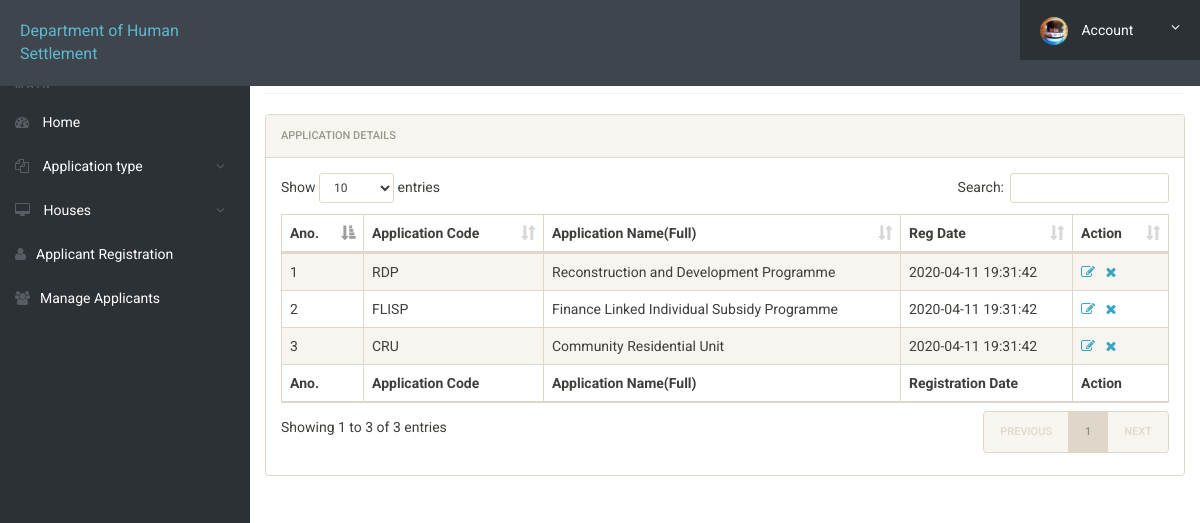
Page /admin/manage-apptype.php (signed in) on the committed database.
### tables this page shows
CREATE TABLE IF NOT EXISTS `apptype` (
  `id` int(11) NOT NULL,
  `app_code` varchar(255) NOT NULL,
  `app_fn` varchar(255) NOT NULL,
  `posting_date` timestamp NOT NULL DEFAULT CURRENT_TIMESTAMP
);

### admin/manage-apptype.php (the view, shortened to what this page needs)
<?php
include('includes/config.php');
?>
<!doctype html>
<html lang="en" class="no-js">
<head>
	<link rel="stylesheet" href="css/font-awesome.min.css">
	<link rel="stylesheet" href="css/bootstrap.min.css">
	<link rel="stylesheet" href="css/dataTables.bootstrap.min.css">
	<link rel="stylesheet" href="css/bootstrap-social.css">
	<link rel="stylesheet" href="css/bootstrap-select.css">
	<link rel="stylesheet" href="css/fileinput.min.css">
	<link rel="stylesheet" href="css/awesome-bootstrap-checkbox.css">
	<link rel="stylesheet" href="css/style.css">
</head>
<body>
	<?php include('includes/header.php');?>
	<div class="ts-main-content">
			<?php include('includes/sidebar.php');?>
		<div class="content-wrapper">
			<div class="container-fluid">
				<div class="row">
					<div class="col-md-12">
						<h2 class="page-title">Manage Application</h2>
						<div class="panel panel-default">
							<div class="panel-heading">Application Details</div>
							<div class="panel-body">
								<table id="zctb" class="display table table-striped table-bordered table-hover" cellspacing="0" width="100%">
									<thead>
										<tr>
											<th>Ano.</th>
											<th>Application Code</th>
											<th>Application Name(Full)</th>
											<th>Reg Date </th>
											<th>Action</th>
										</tr>
									</thead>
									<tfoot>
										<tr>
											<th>Ano.</th>
											<th>Application Code</th>
											<th>Application Name(Full)</th>
											<th>Registration Date</th>
											<th>Action</th>										</tr>
									</tfoot>
									<tbody>
<?php
$ret="select * from apptype";
$stmt= $mysqli->prepare($ret) ;
$stmt->execute() ;
$res=$stmt->get_result();
$cnt=1;
while($row=$res->fetch_object())
	  {
	  	?>
<tr><td><?php echo $cnt;;?></td>
<td><?php echo $row->app_code;?></td>
<td><?php echo $row->app_fn;?></td>
<td><?php echo $row->posting_date;?></td>
<td><a href="edit-apptype.php?id=<?php echo $row->id;?>"><i class="fa fa-edit"></i></a>&nbsp;&nbsp;
<a href="manage-apptype.php?del=<?php echo $row->id;?>" onclick="return confirm("Do you want to delete");"><i class="fa fa-close"></i></a></td>
										</tr>
									<?php
$cnt=$cnt+1;
									 } ?>
									</tbody>
								</table>
							</div>
						</div>
					</div>
				</div>
			</div>
		</div>
	</div>
</body>
</html>

### admin/css/style.css (style rules this page uses)
html { font-size: 14px; }
@media only screen and (min-width: 480px) { html { font-size: 17px; } }
@media only screen and (min-width: 768px) { html { font-size: 14px; } }
body { font-size: 1em; }
a { color: #37a6c4; }
.panel { overflow: hidden; }
.page-title { padding-bottom: 15px; margin-bottom: 20px; border-bottom: 1px solid #f0f0f0; }
.ts-main-content .content-wrapper { padding-top: 15px; margin-top: 10px; }
@media only screen and (min-width: 992px) { .ts-main-content .content-wrapper { margin-left: 250px; } }

### rows in the picture
apptype: app_code "RDP", app_fn "Reconstruction and Development Programme", posting_date "2020-04-11 19:31:42"
apptype: app_code "FLISP", app_fn "Finance Linked Individual Subsidy Programme", posting_date "2020-04-11 19:31:42"
apptype: app_code "CRU", app_fn "Community Residential Unit", posting_date "2020-04-11 19:31:42"
